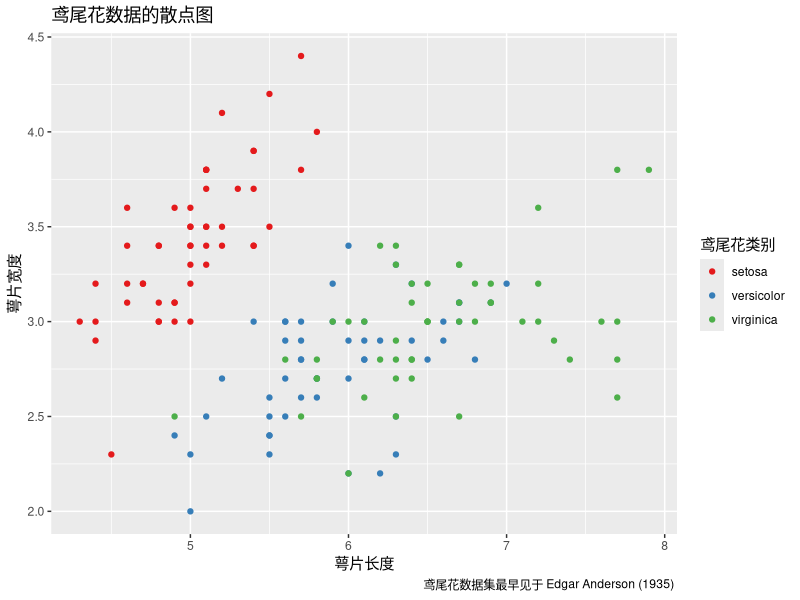

Write R code to recreate this figure.
## ---- chunk 1
knitr::opts_chunk$set(echo = TRUE)
## ---- chunk 2
summary(cars)
## ---- chunk 3
#| fig-iris, 
#| fig.cap="鸢尾花数据集", 
#| fig.width=5, 
#| fig.height=4,
#| fig.showtext=TRUE, 
#| out.width="95%", 
#| echo=FALSE

library(ggplot2)
ggplot(iris, aes(Sepal.Length, Sepal.Width)) +
  geom_point(aes(colour = Species)) +
  scale_colour_brewer(palette = "Set1") +
  labs(
    title = "鸢尾花数据的散点图",
    x = "萼片长度", y = "萼片宽度", colour = "鸢尾花类别",
    caption = "鸢尾花数据集最早见于 Edgar Anderson (1935) "
  )
